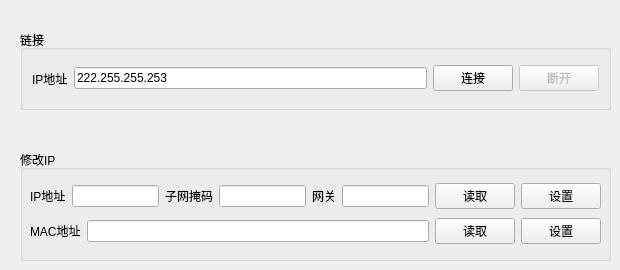
        <widget class="QWidget" name="page">
         <widget class="QGroupBox" name="groupBox">
          <property name="geometry">
           <rect>
            <x>20</x>
            <y>30</y>
            <width>591</width>
            <height>80</height>
           </rect>
          </property>
          <property name="minimumSize">
           <size>
            <width>0</width>
            <height>80</height>
           </size>
          </property>
          <property name="maximumSize">
           <size>
            <width>16777215</width>
            <height>100</height>
           </size>
          </property>
          <property name="title">
           <string>链接</string>
          </property>
          <layout class="QHBoxLayout" name="horizontalLayout_2">
           <item>
            <widget class="QLabel" name="label_3">
             <property name="text">
              <string>IP地址</string>
             </property>
            </widget>
           </item>
           <item>
            <widget class="QLineEdit" name="readerIpAddr">
             <property name="text">
              <string>222.255.255.253</string>
             </property>
            </widget>
           </item>
           <item>
            <widget class="QPushButton" name="connectReader">
             <property name="text">
              <string>连接</string>
             </property>
            </widget>
           </item>
           <item>
            <widget class="QPushButton" name="disconnectReader">
             <property name="enabled">
              <bool>false</bool>
             </property>
             <property name="text">
              <string>断开</string>
             </property>
            </widget>
           </item>
          </layout>
         </widget>
         <widget class="QGroupBox" name="groupBox_43">
          <property name="geometry">
           <rect>
            <x>20</x>
            <y>150</y>
            <width>591</width>
            <height>111</height>
           </rect>
          </property>
          <property name="title">
           <string>修改IP</string>
          </property>
          <widget class="QWidget" name="layoutWidget_16">
           <property name="geometry">
            <rect>
             <x>10</x>
             <y>30</y>
             <width>571</width>
             <height>68</height>
            </rect>
           </property>
           <layout class="QVBoxLayout" name="verticalLayout_12">
            <item>
             <layout class="QHBoxLayout" name="horizontalLayout_6">
              <item>
               <widget class="QLabel" name="label_15">
                <property name="text">
                 <string>IP地址</string>
                </property>
               </widget>
              </item>
              <item>
               <widget class="QLineEdit" name="ipAddr_Set"/>
              </item>
              <item>
               <widget class="QLabel" name="label_16">
                <property name="text">
                 <string>子网掩码</string>
                </property>
               </widget>
              </item>
              <item>
               <widget class="QLineEdit" name="netmask_Set"/>
              </item>
              <item>
               <widget class="QLabel" name="label_18">
                <property name="text">
                 <string>网关</string>
                </property>
               </widget>
              </item>
              <item>
               <widget class="QLineEdit" name="gateway_Set">
                <property name="text">
                 <string/>
                </property>
               </widget>
              </item>
              <item>
               <widget class="QPushButton" name="readIpAddr">
                <property name="text">
                 <string>读取</string>
                </property>
               </widget>
              </item>
              <item>
               <widget class="QPushButton" name="setIpAddr">
                <property name="text">
                 <string>设置</string>
                </property>
               </widget>
              </item>
             </layout>
            </item>
            <item>
             <layout class="QHBoxLayout" name="horizontalLayout_16">
              <item>
               <widget class="QLabel" name="label_19">
                <property name="text">
                 <string>MAC地址</string>
                </property>
               </widget>
              </item>
              <item>
               <widget class="QLineEdit" name="macAddr_Set"/>
              </item>
              <item>
               <widget class="QPushButton" name="readMacAddr">
                <property name="text">
                 <string>读取</string>
                </property>
               </widget>
              </item>
              <item>
               <widget class="QPushButton" name="setMacAddr">
                <property name="text">
                 <string>设置</string>
                </property>
               </widget>
              </item>
             </layout>
            </item>
           </layout>
          </widget>
         </widget>
        </widget>
